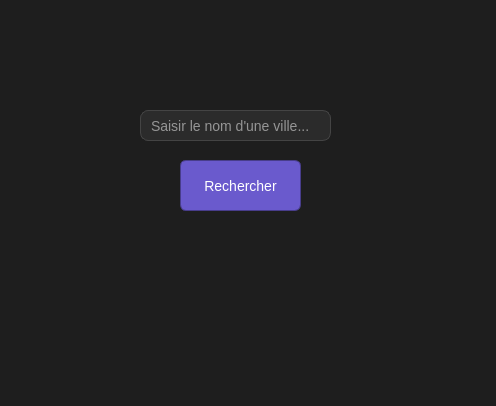
<?xml version="1.0" encoding="UTF-8"?>
<ui version="4.0">
 <class>Form</class>
 <widget class="QWidget" name="Form">
  <property name="geometry">
   <rect>
    <x>0</x>
    <y>0</y>
    <width>496</width>
    <height>406</height>
   </rect>
  </property>
  <property name="windowTitle">
   <string>Weather App</string>
  </property>
  <property name="styleSheet">
   <string notr="true">QWidget {
    background-color: #1E1E1E;
    color: #E0E0E0;
}
</string>
  </property>
  <widget class="QLineEdit" name="ville_saisie">
   <property name="enabled">
    <bool>true</bool>
   </property>
   <property name="geometry">
    <rect>
     <x>140</x>
     <y>110</y>
     <width>191</width>
     <height>31</height>
    </rect>
   </property>
   <property name="styleSheet">
    <string notr="true">
    QLineEdit {
        border-radius: 8px;
        border: 1px solid #444;
        padding: 8px;
        font-size: 14px;
        background-color: #2B2B2B;
        color: #FFFFFF;
    }
    QLineEdit:focus {
        border-color: #1E88E5;
        background-color: #333;
        color: #FFFFFF;
    }
    </string>
   </property>
   <property name="placeholderText">
    <string>Saisir le nom d'une ville...</string>
   </property>
  </widget>
  <widget class="QPushButton" name="rech_ville">
   <property name="geometry">
    <rect>
     <x>180</x>
     <y>160</y>
     <width>121</width>
     <height>51</height>
    </rect>
   </property>
   <property name="styleSheet">
    <string notr="true">QPushButton {
    background-color: #2E2E2E;  /* Fond de la boîte de dialogue */
    border: none;  /* Pas de bordure autour de la boîte */
    padding: 10px;  /* Espacement autour des boutons */
    border-radius: 8px;  /* Coins arrondis */
}

QPushButton {
    background-color: #6A5ACD;  
    color: white; 
    padding: 8px 15px; 
    border: 1px solid #483D8B; 
    border-radius: 6px; 
    font-size: 14px; 
    font-family: 'Segoe UI', sans-serif;  
 
}

QPushButton:hover {
    background-color: #7B68EE;  /* Couleur au survol */
}

QPushButton:pressed {
    background-color: #483D8B;  /* Couleur lors du clic */
}

QPushButton:disabled {
    background-color: #555555;  /* Couleur des boutons désactivés */
    color: #999999;  /* Couleur du texte des boutons désactivés */
}
</string>
   </property>
   <property name="text">
    <string>Rechercher</string>
   </property>
  </widget>
  <widget class="QLabel" name="temp_label">
   <property name="geometry">
    <rect>
     <x>20</x>
     <y>260</y>
     <width>251</width>
     <height>51</height>
    </rect>
   </property>
   <property name="styleSheet">
    <string notr="true">
font-size: 18px;
margin-bottom: 20px;
font-weight: bold;</string>
   </property>
   <property name="text">
    <string/>
   </property>
   <property name="textFormat">
    <enum>Qt::PlainText</enum>
   </property>
  </widget>
  <widget class="QLabel" name="desc_label">
   <property name="geometry">
    <rect>
     <x>20</x>
     <y>330</y>
     <width>291</width>
     <height>61</height>
    </rect>
   </property>
   <property name="styleSheet">
    <string notr="true">font-size: 18px;
font-weight: bold;
margin-bottom: 20px;</string>
   </property>
   <property name="text">
    <string/>
   </property>
   <property name="textFormat">
    <enum>Qt::PlainText</enum>
   </property>
  </widget>
  <widget class="QLabel" name="image_label">
   <property name="geometry">
    <rect>
     <x>300</x>
     <y>220</y>
     <width>161</width>
     <height>101</height>
    </rect>
   </property>
   <property name="styleSheet">
    <string notr="true">height: 120px;
margin-top: 20px;</string>
   </property>
   <property name="text">
    <string/>
   </property>
  </widget>
 </widget>
 <resources/>
 <connections/>
</ui>
